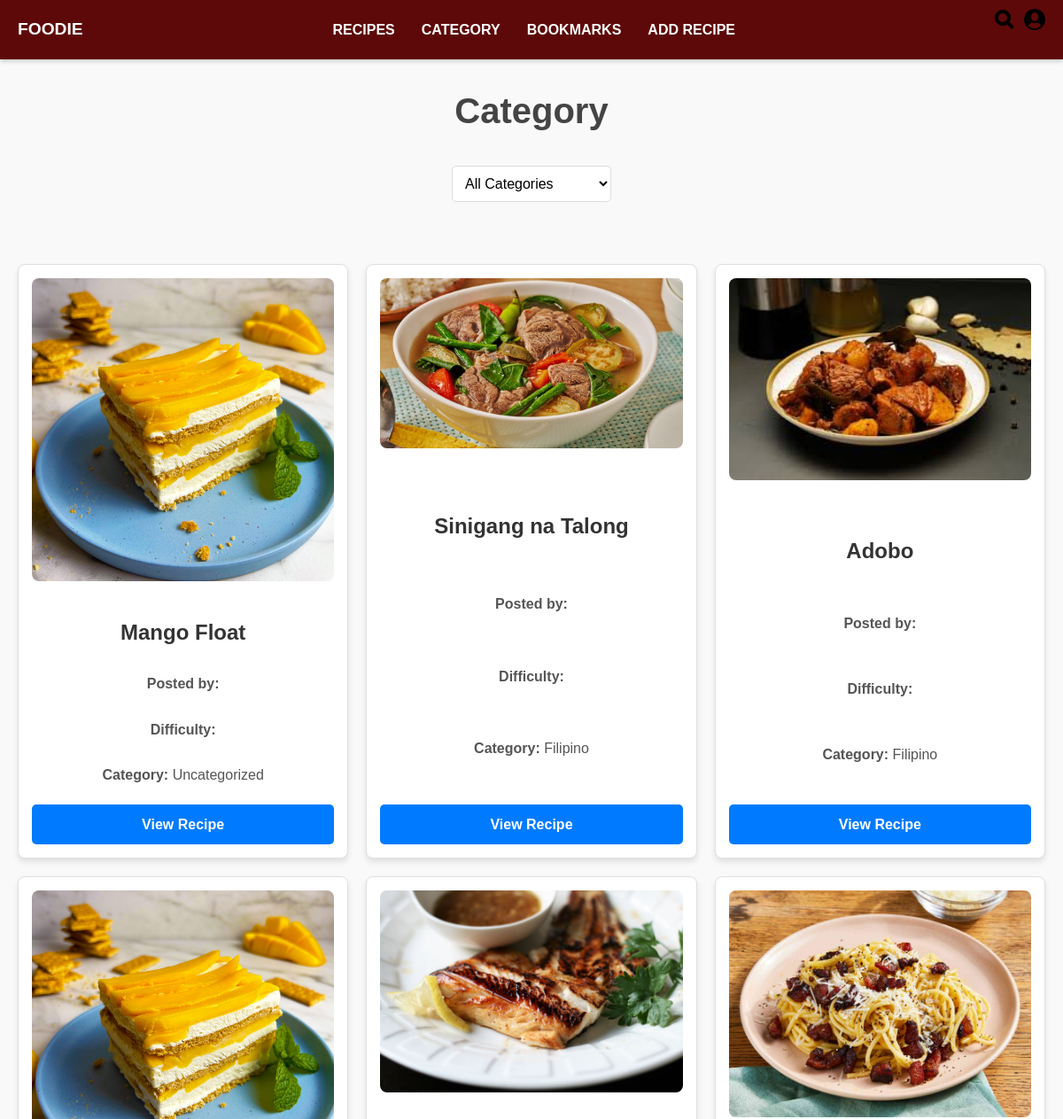
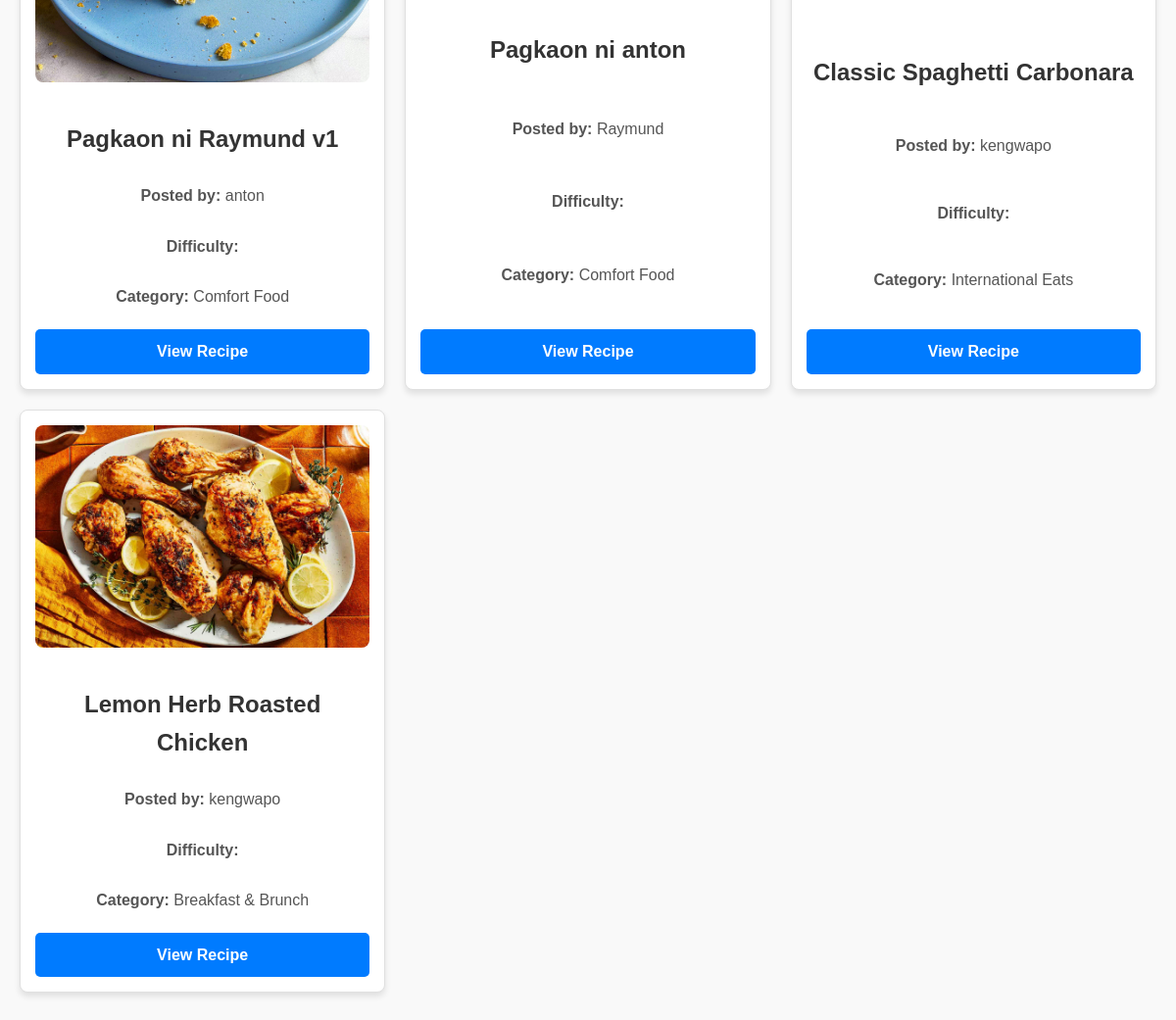
The app's page /cuisine/ with its own data (2 pictures, top to bottom).
### Recipes/models.py (models this page shows, shortened)
class RecipePost(models.Model):
    title = models.CharField(max_length=200)
    user = models.ForeignKey(settings.AUTH_USER_MODEL, on_delete=models.SET_NULL, null=True, blank=True) #User, on_delete=models.CASCADE
    description = models.TextField(default='')
    category = models.CharField(max_length=50, default='Uncategorized')
    ingredients = models.TextField()
    directions = models.TextField(default='')
    image = models.ImageField(upload_to='recipe/images/', blank=True, null=True)  # Optional image field
    created_at = models.DateTimeField(auto_now=True)
    CATEGORY_CHOICES = [
        ('Comfort Food', 'Comfort Food'),
        ('International Eats', 'International Eats'),
        ('Breakfast & Brunch', 'Breakfast & Brunch'),
        ('Community Picks', 'Community Picks'),
    ]
    title = models.CharField(max_length=200)  # Recipe title
    user = models.ForeignKey(
        settings.AUTH_USER_MODEL,
        on_delete=models.SET_NULL,
        null=True,
        blank=True
    )  # Associated user, nullable and optional
    description = models.TextField(default='')  # Brief description of the recipe
    category = models.CharField(
        max_length=50,
        choices=CATEGORY_CHOICES,
        default='Uncategorized'
    )  # Recipe category with predefined choices
    ingredients = models.TextField()  # Ingredients list
    directions = models.TextField(default='')  # Step-by-step directions
    image = models.ImageField(
        upload_to='recipe/images/',
        blank=True,
        null=True
    )  # Optional recipe image
    created_at = models.DateTimeField(auto_now=True)  # Timestamp of creation

### Recipes/views.py (the view)
# urls.py: path('cuisine/', cuisine_view, name='recipe_cuisine'),
def cuisine_view(request):
    categories = RecipePost.objects.values_list('category', flat=True).distinct()
    selected_category = request.GET.get('category', None)
    if selected_category:
        recipes = RecipePost.objects.filter(category=selected_category)
    else:
        recipes = RecipePost.objects.all()
    context = {
        'categories': categories,
        'recipes': recipes,
        'selected_category': selected_category,
        'show_dropdown': True,  # Show dropdown for general browsing
    }
    return render(request, 'recipePost_cuisine.html', context)

### Recipes/templates/recipePost_cuisine.html (shortened to what this page needs)
<!DOCTYPE html>
<html lang="en">
<head>
</head>
<header>
    {% include 'navbar.html' %}
</header>
<body>
    <h1>Category</h1>
    {% if show_dropdown %}
    <div class="dropdown">
        <form method="GET" action="">
            <select name="category" onchange="this.form.submit()">
                <option value="">All Categories</option>
            </select>
        </form>
    </div>
    {% endif %}
    <main>
        {% if recipes %}
        <div class="grid-container">
            {% for recipe in recipes %}
            <div class="grid-item">
                {% if recipe.image %}
                    <img src="{{ recipe.image.url }}" alt="{{ recipe.title }}">
                {% endif %}
                <p class="recipe-title">{{ recipe.title }}</p>
                <p class="recipe-details"><strong>Posted by:</strong> {{ recipe.user.username }}</p>
                <p class="recipe-details"><strong>Difficulty:</strong> {{ recipe.difficulty }}</p>
                <p class="recipe-details"><strong>Category:</strong> {{ recipe.category }}</p>
                <a href="{% url 'recipe_detail' recipe.pk %}" class="button">View Recipe</a>
            </div>
            {% endfor %}
        </div>
        {% else %}
        <p class="empty-message">No recipes found for the selected category.</p>
        {% endif %}
    </main>
</body>
</html>

### Recipes/templates/recipePost_cuisine.html (style rules this page uses)
body { font-family: 'Arial', sans-serif; margin: 0; padding: 20px; background-color: #f8f8f8; }
h1 { text-align: center; color: #444; margin-bottom: 30px; font-size: 2.5em; }
.dropdown { text-align: center; margin-bottom: 30px; }
.dropdown select { padding: 10px; font-size: 1em; border: 1px solid #ddd; border-radius: 5px; background-color: #fff; }
.grid-container { display: grid; grid-template-columns: repeat(auto-fill, minmax(300px, 1fr)); gap: 20px; padding: 0; }
.grid-item { background-color: #fff; border: 1px solid #e0e0e0; border-radius: 8px; box-shadow: 0 4px 6px rgba(0, 0, 0, 0.1); overflow: hidden; display: flex; flex-direction: column; justify-content: space-between; padding: 15px; text-align: center; }
img { max-width: 100%; height: auto; margin-bottom: 15px; border-radius: 8px; object-fit: cover; }
.recipe-title { font-size: 1.5em; font-weight: bold; color: #333; margin-bottom: 10px; }
.recipe-details { font-size: 1em; color: #555; margin-bottom: 10px; }
.button { display: inline-block; padding: 10px 15px; color: #fff; background-color: #007bff; text-decoration: none; border-radius: 5px; font-weight: bold; margin-top: 10px; }

### records on screen
RecipePost: image (picture), title "Mango Float", category "Uncategorized"
RecipePost: image (picture), title "Sinigang na Talong", category "Filipino"
RecipePost: image (picture), title "Adobo", category "Filipino"
RecipePost: image (picture), title "Pagkaon ni Raymund v1", user.username "anton", category "Comfort Food"
RecipePost: image (picture), title "Pagkaon ni anton", user.username "Raymund", category "Comfort Food"
RecipePost: image (picture), title "Classic Spaghetti Carbonara", user.username "kengwapo", category "International Eats"
RecipePost: image (picture), title "Lemon Herb Roasted Chicken", user.username "kengwapo", category "Breakfast & Brunch"
